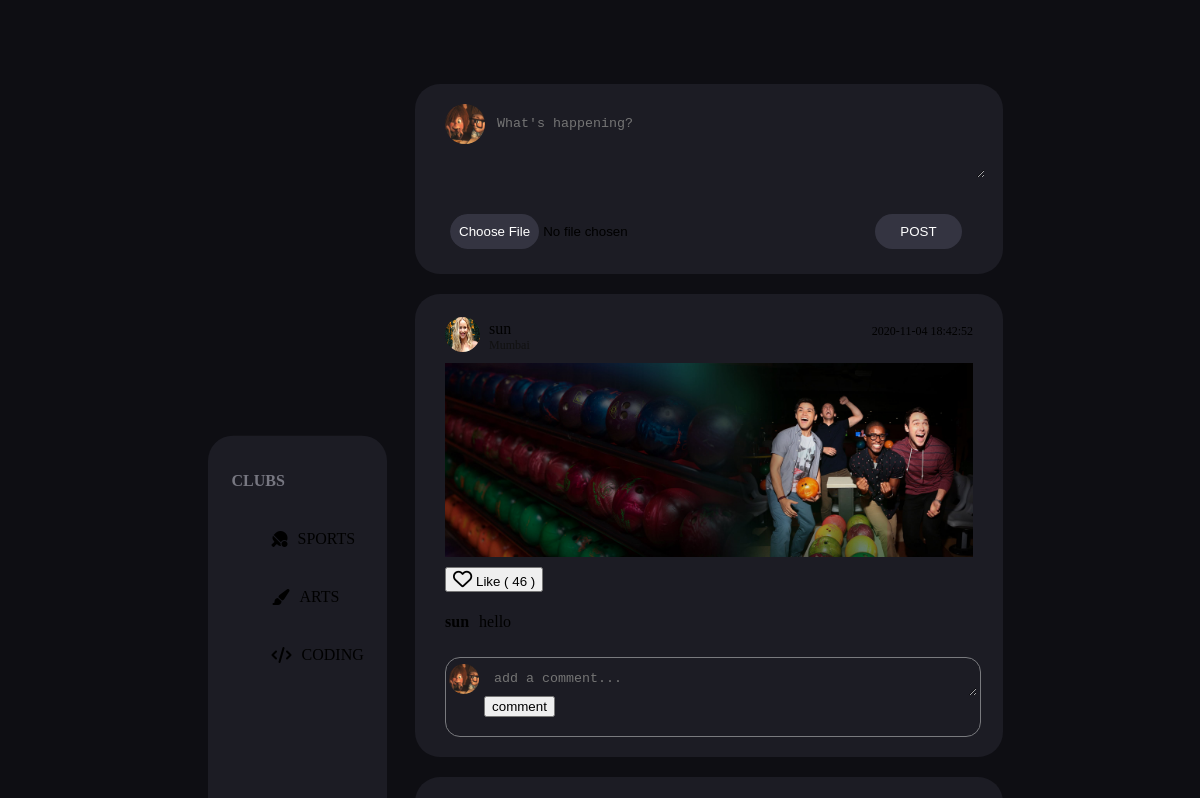
The app's page /templates/index.php (signed in, upper part), older data.
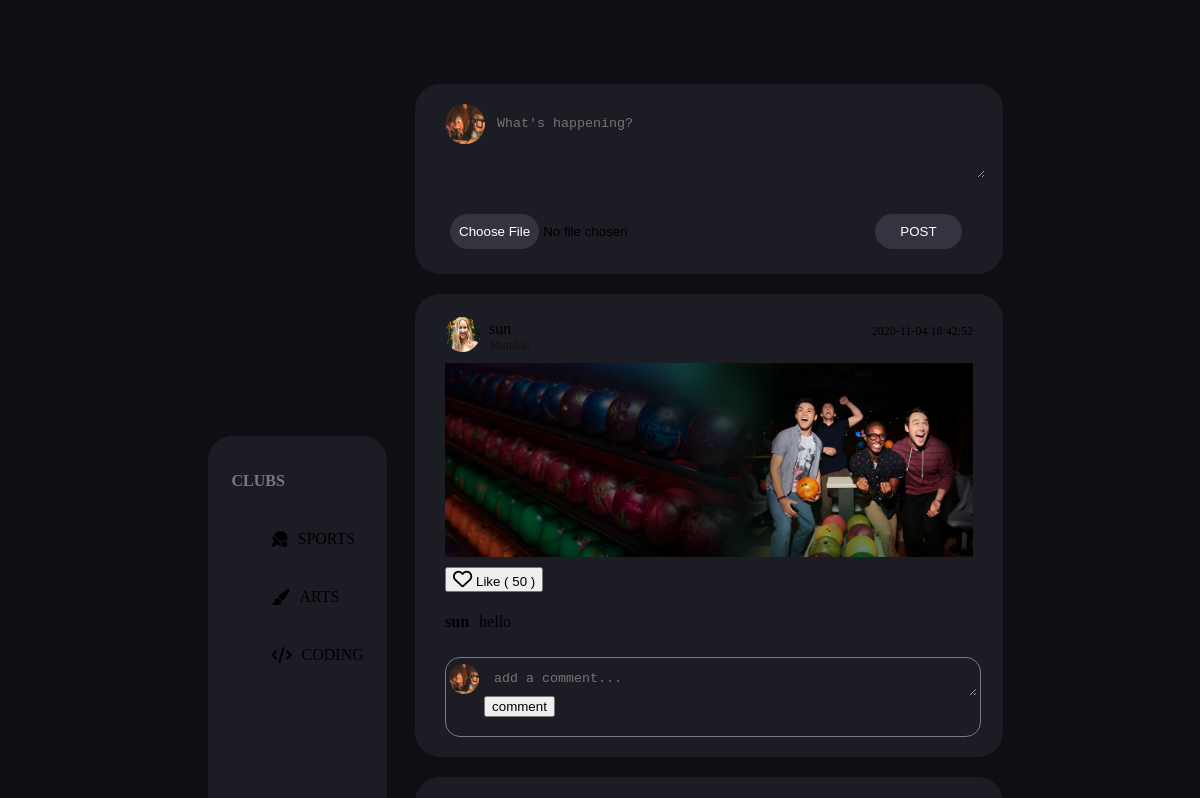
The same page, newer data.
### tables this page shows
CREATE TABLE `post` (
  `id` int(11) NOT NULL,
  `image` varchar(200) NOT NULL,
  `text` text NOT NULL,
  `time` datetime NOT NULL DEFAULT current_timestamp(),
  `likes` int(11) NOT NULL,
  `username` varchar(200) NOT NULL
);

### templates/index.php (the view, shortened to what the changed rows need)
<?php
include("comments.php");
?>
<html lang="en">
<head>
    <link rel="stylesheet" href="../static/index2.css">
</head>
<body>
    <section id="index">
        <div class="container">
            <div class="clubs">
                <h2>Clubs</h2>
            </div>
            <div class="right-part">
                <?php
                $result = mysqli_query($db, "SELECT * FROM post");
                ?>
                <div class="post-wrapper" style="display: flex;flex-direction: column-reverse;">
                    <?php while ($row = mysqli_fetch_array($result)) : ?>
                        <?php $result2 = mysqli_query($db, "SELECT * FROM user WHERE username= '{$row['username']}'"); ?>
                        <?php while ($row2 = mysqli_fetch_array($result2)) : $pfpurl = $row2['pfp'] ?>
                            <div class="posts">
                                <section class="card">
                                    <div class="header">
                                        <div class="prof-img"><?php echo "<img src='$pfpurl' class='top-img'>"; ?>
                                        </div>
                                        <div class="prof-info">
                                            <div class="username"><?php echo $row['username']; ?></div>
                                            <div class="location">Mumbai</div>
                                        </div>
                                        <div class="time"><?php echo $row['time']; ?></div>
                                    </div>
                                    <div class="post-img">
                                        <?php echo "<img src='../post-images/" . $row['image'] . "' class='img'>"; ?>
                                    </div>
                                    <div class="footer">
                                        <div class="likes">
                                            <div class="like-icon"><a href="javascript:void(0)">
                                                    <button id="btn-like" class="like-btn" name="type" onclick="(like_update('<?php echo $row['id'] ?>'))"><i class="far fa-heart"></i> Like (<span id="like_loop_<?php echo $row['id'] ?>"> <?php echo $row['likes'] ?> </span>)</button>
                                                </a>
                                            </div>
                                        </div>
                                        <div class="description">
                                            <div class="user">
                                                <div class="username">
                                                    <p><?php echo $row['username']; ?></p>
                                                </div>
                                                <div class="caption">
                                                    <p><?php echo  $row['text']; ?></p>
                                                </div>
                                            </div>
                                        </div>
                                        <div class="post-after">
                                            <div class="comment-img">
                                                <?php
                                                $sql = mysqli_query($db, "SELECT * FROM user WHERE username='{$_SESSION['username']}'");
                                                $row2 = mysqli_fetch_array($sql);
                                                $pfp = $row2['pfp'];
                                                echo "<img src='$pfp' alt='nope' id='comment-img'>";
                                                ?>
                                            </div>
                                            <div class="comment">
                                                <form action="index.php" method="post">
                                                    <textarea id="text2" rows="1" cols="250" placeholder="add a comment..." class="comment-text" name="comment"></textarea>
                                                    <div class="add-comment">
                                                        <button type="submit" class="post-comment" name="post-comment">comment</button>
                                                    </div>
                                                </form>
                                            </div>
                                        </div>
                                    </div>
                                </section>
                            </div>
                        <?php endwhile; ?>
                    <?php endwhile; ?>
                </div>
            </div>
        </div>
    </section>
</body>
</html>

Row changes from the older to the newer data that the page shows:
changed post "sun": likes "46" → "50"
